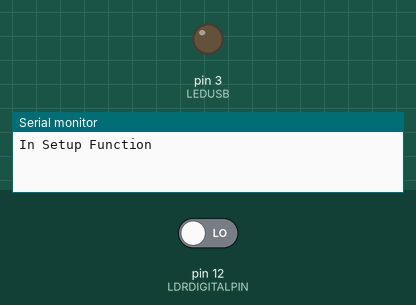
A program run on a simulated Arduino Uno, built with avr-gcc and run on an emulated ATmega328P. On the bench: output pins drawn as LEDs (lit = HIGH), the last lines printed to the serial monitor. Inputs (shaded band) come from the test bench; at power-on: pin 12 (LDRDIGITALPIN) LOW.

Above: at 4.7 s.
4.8 s: pin 12 (LDRDIGITALPIN) driven HIGH
At 6.7 s:
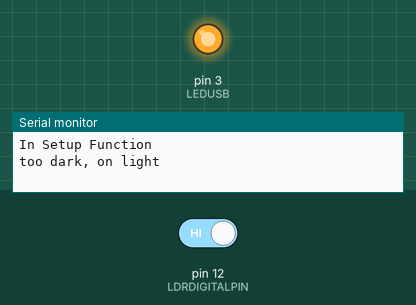
7.5 s: pin 12 (LDRDIGITALPIN) driven LOW
At 9.3 s:
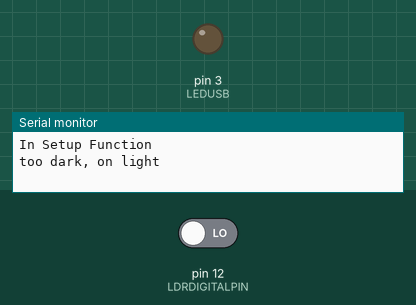
Timing chart, 0 to 10.8 s (numbered marks = the images above; inputs shaded):
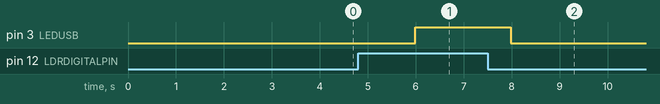

Measured:
- after the input at 4.8 s, pin 3 (LEDUSB): LOW → HIGH after 1.2 s
- after the input at 7.5 s, pin 3 (LEDUSB): HIGH → LOW after 0.48 s

The program:

main.cpp
```cpp
//using LDR module
#include <Arduino.h>
#include <Arduino_FreeRTOS.h>

#define LDRDIGITALPIN 12
#define LEDUSB 3 //digital pin with PWM

int lightDelay = 2000;

/* Task Creation */
static void TaskCheckLight(void *pvParameters);

/* Task Handle */
TaskHandle_t Handle_CheckLight;

void setup()
{
  Serial.begin(9600);
  Serial.println("In Setup Function");

  xTaskCreate(TaskCheckLight, "ReadLight", 128, NULL, 1, &Handle_CheckLight);
}

void loop()
{
  // Hooked to IDle task, it will run whenever CPU is idle
}

/* ReadLight Task with priority 1 */
static void TaskCheckLight (void* pvParameters)
{
  pinMode(LDRDIGITALPIN, INPUT);
  pinMode(LEDUSB, OUTPUT);
  while(1){
    //Serial.println("in task read light");
    if (digitalRead(LDRDIGITALPIN) == 1){
      Serial.println("too dark, on light");
      digitalWrite(LEDUSB, HIGH);
    } else {
      digitalWrite(LEDUSB, LOW);
    }
    vTaskDelay( lightDelay / portTICK_PERIOD_MS);
  }
}
```
